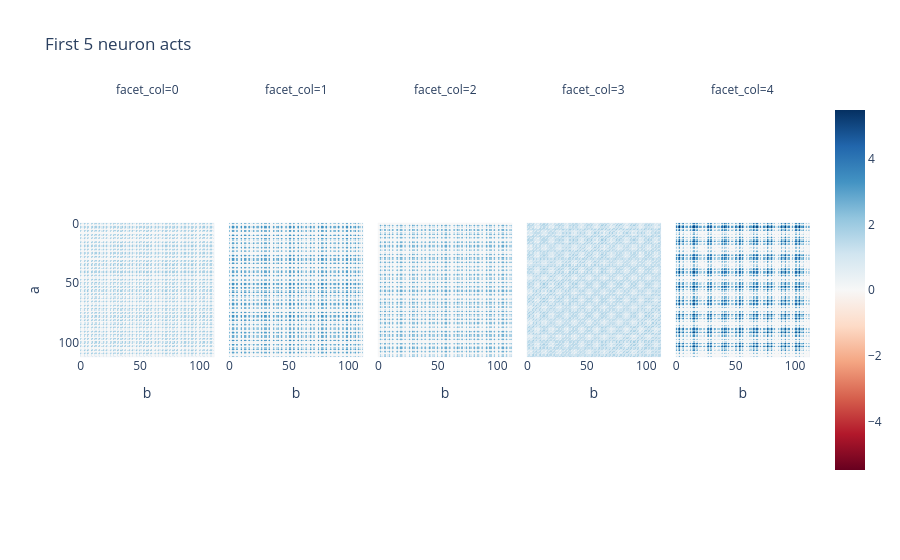

This figure's notebook cell:
### Code cell
imshow(
    einops.rearrange(neuron_acts[:, :5], "(a b) neuron -> neuron a b", a=p, b=p), 
    title="First 5 neuron acts", xaxis="b", yaxis="a", facet_col=0)

### Figure 1 — Plotly figure (JSON) as saved in the notebook; plotly's stock layout.template omitted (floating-point values rounded to 4 significant figures; data arrays with more than 128 entries replaced by an {"elided": "..."} marker saying what was removed)
{"data": [{"coloraxis": "coloraxis", "hovertemplate": "b: %{x}<br>a: %{y}<br>color: %{z}<extra></extra>", "name": "0", "type": "heatmap", "xaxis": "x", "yaxis": "y", "z": {"elided": "113x113 float values"}}, {"coloraxis": "coloraxis", "hovertemplate": "b: %{x}<br>a: %{y}<br>color: %{z}<extra></extra>", "name": "1", "type": "heatmap", "xaxis": "x2", "yaxis": "y2", "z": {"elided": "113x113 float values"}}, {"coloraxis": "coloraxis", "hovertemplate": "b: %{x}<br>a: %{y}<br>color: %{z}<extra></extra>", "name": "2", "type": "heatmap", "xaxis": "x3", "yaxis": "y3", "z": {"elided": "113x113 float values"}}, {"coloraxis": "coloraxis", "hovertemplate": "b: %{x}<br>a: %{y}<br>color: %{z}<extra></extra>", "name": "3", "type": "heatmap", "xaxis": "x4", "yaxis": "y4", "z": {"elided": "113x113 float values"}}, {"coloraxis": "coloraxis", "hovertemplate": "b: %{x}<br>a: %{y}<br>color: %{z}<extra></extra>", "name": "4", "type": "heatmap", "xaxis": "x5", "yaxis": "y5", "z": {"elided": "113x113 float values"}}], "layout": {"annotations": [{"font": {}, "showarrow": false, "text": "facet_col=0", "x": 0.092, "xanchor": "center", "xref": "paper", "y": 1, "yanchor": "bottom", "yref": "paper"}, {"font": {}, "showarrow": false, "text": "facet_col=1", "x": 0.296, "xanchor": "center", "xref": "paper", "y": 1, "yanchor": "bottom", "yref": "paper"}, {"font": {}, "showarrow": false, "text": "facet_col=2", "x": 0.5, "xanchor": "center", "xref": "paper", "y": 1, "yanchor": "bottom", "yref": "paper"}, {"font": {}, "showarrow": false, "text": "facet_col=3", "x": 0.704, "xanchor": "center", "xref": "paper", "y": 1, "yanchor": "bottom", "yref": "paper"}, {"font": {}, "showarrow": false, "text": "facet_col=4", "x": 0.908, "xanchor": "center", "xref": "paper", "y": 1, "yanchor": "bottom", "yref": "paper"}], "coloraxis": {"cmid": 0, "colorscale": [[0, "rgb(103,0,31)"], [0.1, "rgb(178,24,43)"], [0.2, "rgb(214,96,77)"], [0.3, "rgb(244,165,130)"], [0.4, "rgb(253,219,199)"], [0.5, "rgb(247,247,247)"], [0.6, "rgb(209,229,240)"], [0.7, "rgb(146,197,222)"], [0.8, "rgb(67,147,195)"], [0.9, "rgb(33,102,172)"], [1, "rgb(5,48,97)"]]}, "title": {"text": "First 5 neuron acts"}, "xaxis": {"anchor": "y", "constrain": "domain", "domain": [0, 0.184], "scaleanchor": "y", "title": {"text": "b"}}, "xaxis2": {"anchor": "y2", "domain": [0.204, 0.388], "matches": "x", "title": {"text": "b"}}, "xaxis3": {"anchor": "y3", "domain": [0.408, 0.592], "matches": "x", "title": {"text": "b"}}, "xaxis4": {"anchor": "y4", "domain": [0.612, 0.796], "matches": "x", "title": {"text": "b"}}, "xaxis5": {"anchor": "y5", "domain": [0.816, 1], "matches": "x", "title": {"text": "b"}}, "yaxis": {"anchor": "x", "autorange": "reversed", "constrain": "domain", "domain": [0, 1], "title": {"text": "a"}}, "yaxis2": {"anchor": "x2", "domain": [0, 1], "matches": "y", "showticklabels": false}, "yaxis3": {"anchor": "x3", "domain": [0, 1], "matches": "y", "showticklabels": false}, "yaxis4": {"anchor": "x4", "domain": [0, 1], "matches": "y", "showticklabels": false}, "yaxis5": {"anchor": "x5", "domain": [0, 1], "matches": "y", "showticklabels": false}}}
